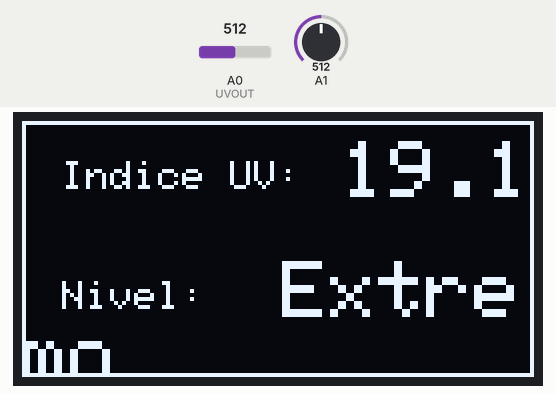
Recording of a sketch running on a simulated Arduino Uno, built with avr-gcc and run on an emulated ATmega328P. Shown: 128×64 one-colour display. Inputs (shaded band) come from the test bench; at power-on: A1 = 512, A0 (UVOUT) = 512. What the sketch prints to the serial monitor is not drawn.

Above: at 3.7 s.
3.8 s: A1 set to 0
At 9.7 s:
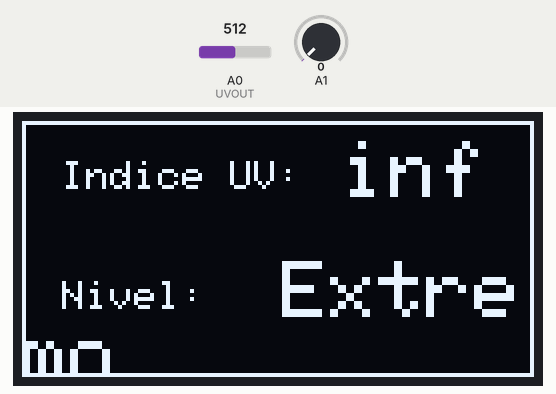
10.8 s: A0 (UVOUT) set to 0
At 16.3 s:
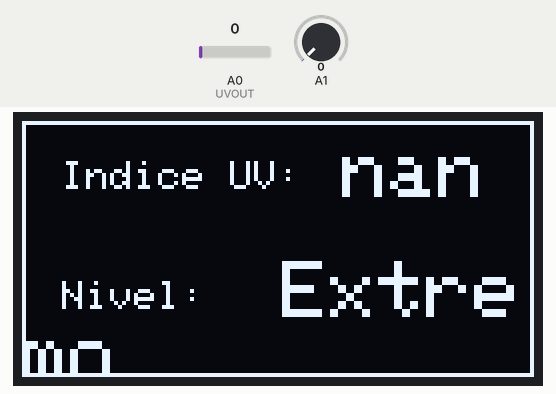
17.0 s: A1 set to 16
At 22.9 s:
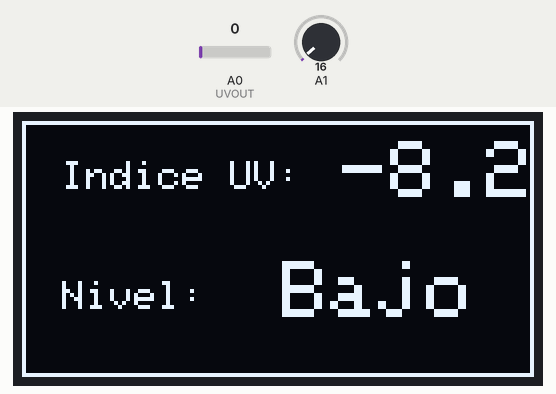
23.2 s: A0 (UVOUT) set to 5
At 28.5 s:
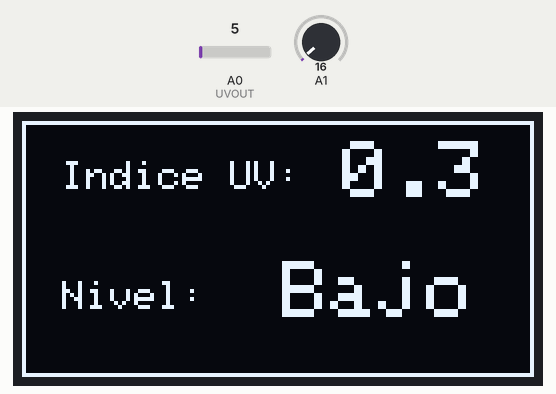
29.4 s: A0 (UVOUT) set to 8
At 35.2 s:
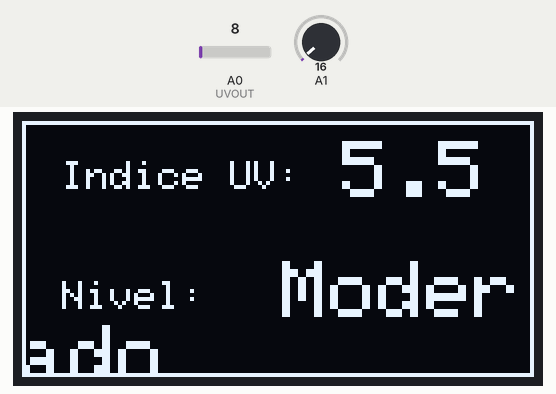
35.6 s: A0 (UVOUT) set to 122
At 41.0 s:
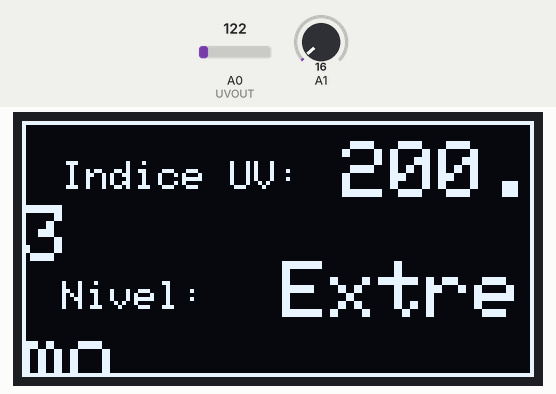
Timing chart, 0 to 42.5 s (numbered marks = the images above; inputs shaded):
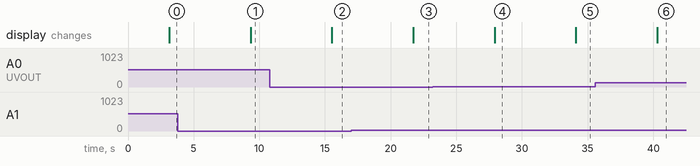

The sketch:

codigo_funcional.ino
```cpp
#include <SPI.h>
#include <Wire.h>
#include <Adafruit_GFX.h>
#include <Adafruit_SSD1306.h>


//// CONFIGURACION DE LA PANTALLA ////////
#define SCREEN_WIDTH 128
#define SCREEN_HEIGHT 64

#define OLED_MOSI 9
#define OLED_CLK 10
#define OLED_DC 11
#define OLED_CS 12
#define OLED_RESET 13

Adafruit_SSD1306 display(SCREEN_WIDTH, SCREEN_HEIGHT,
                         OLED_MOSI, OLED_CLK, OLED_DC, OLED_RESET, OLED_CS);

/////////////////////////////////////////
///// CONFIGURACION DE SENSOR UV ///////
int UVOUT = A0; //
int REF_3V3 = A1;

// Función para mostrar el mensaje UV en pantalla
void mostrarMensajeUV(float indice, const char* peligro) {
  display.clearDisplay();
  display.setTextColor(SSD1306_WHITE);

  // Dibujar un rectángulo como marco
  display.drawRect(0, 0, SCREEN_WIDTH, SCREEN_HEIGHT, SSD1306_WHITE);

  // Mostrar "UV Index"
  display.setTextSize(1);
  display.setCursor(10, 10);
  display.print("Indice UV:");

  display.setTextSize(2);
  display.setCursor(80, 5);  // Ajusta si necesitas moverlo más
  display.print(indice, 1);  // Un decimal
  // Línea divisoria horizontal
  //display.drawLine(0, 30, SCREEN_WIDTH, 30, SSD1306_WHITE);

  // Mostrar "Nivel de peligrosidad"
  display.setTextSize(1);
  display.setCursor(10, 40);
  display.print("Nivel:");

  display.setTextSize(2);
  display.setCursor(65, 35);
  display.print(peligro);

  display.display();
}


void setup() {
  Serial.begin(9600);

  if (!display.begin(SSD1306_SWITCHCAPVCC)) {
    Serial.println(F("SSD1306 allocation failed"));
    for (;;);
  }
  // Puedes modificar estos valores para probar otros niveles
  float indiceUV = 0.0;
  const char* nivelPeligro = "Init";

  mostrarMensajeUV(indiceUV, nivelPeligro);  // Llamada a la función
  pinMode(UVOUT, INPUT);

}

void loop()
{
  int refLevel = averageAnalogRead(REF_3V3);
  int sensorValue = analogRead(UVOUT);
  float voltage = 3.3 / refLevel * sensorValue;
  float uvIntensity = mapfloat(voltage, 0.99, 2.8, 0.0, 15.0);

  // Salidas en pantalla serial para pruebas iniciales
  Serial.print("---------------------------");
  Serial.println();
  Serial.print("Voltaje de Referencia: ");
  Serial.print(refLevel);
  Serial.println();
  Serial.print("Voltaje de Sensor: ");
  Serial.print(sensorValue);
  Serial.println();
  Serial.print("Voltaje de Convertido: ");
  Serial.print(voltage);
  Serial.println();
  Serial.print("UV Intensidad: ");
  Serial.print(uvIntensity);
  delay(3000);

  //const char* nivelPeligro = "Alto";
  const char* nivelPeligro = nivelPeligroUV(uvIntensity);
  mostrarMensajeUV(uvIntensity, nivelPeligro);  // Llamada a la función para mostrar en pantalla
  Serial.println();

}

//Takes an average of readings on a given pin
//Returns the average
int averageAnalogRead(int pinToRead)
{
  byte numberOfReadings = 8;
  unsigned int runningValue = 0;

  for(int x = 0 ; x < numberOfReadings ; x++)
    runningValue += analogRead(pinToRead);
  runningValue /= numberOfReadings;

  return(runningValue);
}

//The Arduino Map function but for floats
//From: http://forum.arduino.cc/index.php?topic=3922.0
float mapfloat(float x, float in_min, float in_max, float out_min, float out_max)
{
  return (x - in_min) * (out_max - out_min) / (in_max - in_min) + out_min;
}

const char* nivelPeligroUV(float index) {
  if (index < 3) return "Bajo";
  else if (index < 6) return "Moderado";
  else if (index < 8) return "Alto";
  else if (index < 11) return "Muy Alto";
  else return "Extremo";
}
```

Measured:
- the behaviour switches between 6 and 7 on A0 (UVOUT) (found by bisection; images 4 and 5)
- after the input at 3.8 s, the display: changes after 5.6 s (image 1)
- after the input at 10.8 s, the display: changes after 4.7 s (image 2)
- after the input at 17.0 s, the display: changes after 4.7 s (image 3)
- after the input at 23.2 s, the display: changes after 4.7 s (image 4)
- after the input at 29.4 s, the display: changes after 4.7 s (image 5)
- after the input at 35.6 s, the display: changes after 4.7 s (image 6)
